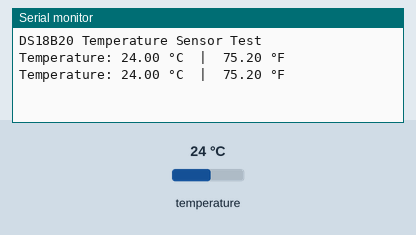
Simulated run of this sketch. Board: Arduino Uno, built with avr-gcc and run on an emulated ATmega328P. Parts: the last lines printed to the serial monitor. The inputs (shaded band) are chosen by the test bench; at power-on: temperature 24 °C.

Above: at 4.3 s.
4.4 s: temperature set to 12 °C
At 7.5 s:
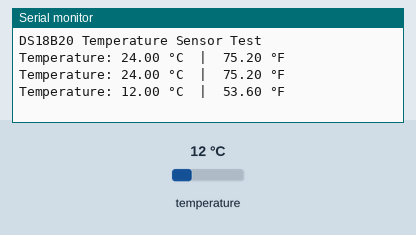
8.1 s: temperature set to 19 °C
At 9.5 s:
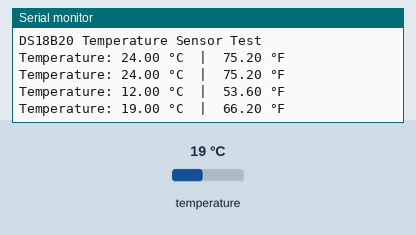
Timing chart, 0 to 11.1 s (numbered marks = the images above; inputs shaded):
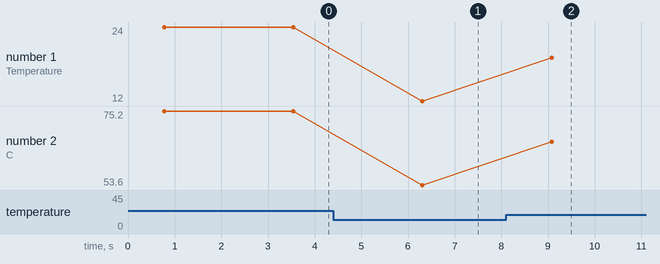

The sketch:

RT_Temp_Sens_Test.ino
```cpp
#include <OneWire.h>
#include <DallasTemperature.h>

// Data wire is plugged into digital pin 2 on the Arduino
#define ONE_WIRE_BUS 2

// Setup a oneWire instance to communicate with any OneWire device
OneWire oneWire(ONE_WIRE_BUS);

// Pass our oneWire reference to Dallas Temperature library
DallasTemperature sensors(&oneWire);

void setup(void) {
  // Start serial communication for debugging
  Serial.begin(9600);
  Serial.println("DS18B20 Temperature Sensor Test");

  // Start up the library
  sensors.begin();
}

void loop(void) {
  // Send the command to all sensors on the line to get temperatures
  sensors.requestTemperatures();

  // Fetch the temperature in Celsius
  float tempC = sensors.getTempCByIndex(0);

  // Check if the reading is valid (-127.00 means a connection issue)
  if(tempC == DEVICE_DISCONNECTED_C) {
    Serial.println("Error: Could not read temperature data. Check your wiring!");
  } else {
    // Print Celsius
    Serial.print("Temperature: ");
    Serial.print(tempC);
    Serial.print(" °C  |  ");

    // Convert and print Fahrenheit
    float tempF = DallasTemperature::toFahrenheit(tempC);
    Serial.print(tempF);
    Serial.println(" °F");
  }

  // Wait 2 seconds before the next reading
  delay(2000);
}
```

Measured:
- after the input at 4.4 s, the serial monitor: prints a new line after 1.9 s (image 1)
- after the input at 8.1 s, the serial monitor: prints a new line after 0.98 s (image 2)
- plotted number 1: 24 → 12 after the input at 4.4 s, 12 → 19 after the input at 8.1 s
- plotted number 2: 75.2 → 53.6 after the input at 4.4 s, 53.6 → 66.2 after the input at 8.1 s
